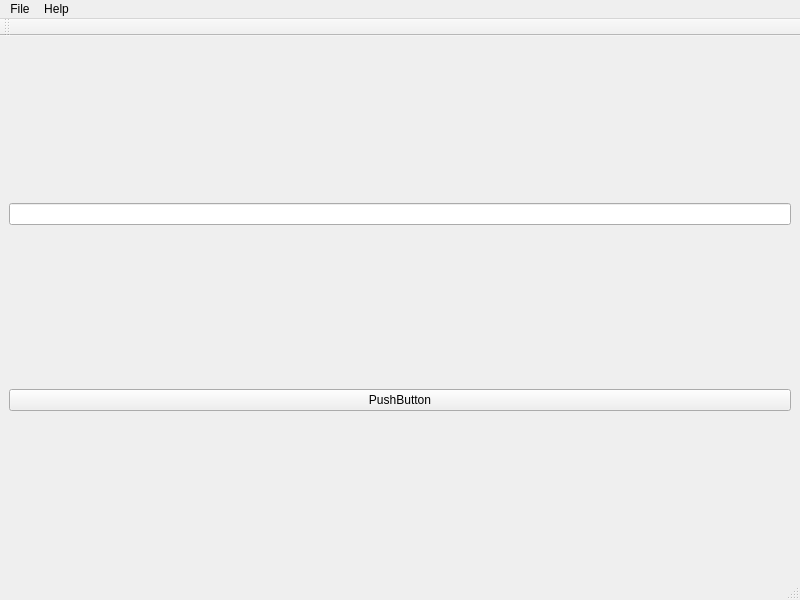
<?xml version="1.0" encoding="UTF-8"?>
<ui version="4.0">
 <class>Form</class>
 <widget class="QMainWindow" name="Form">
  <property name="geometry">
   <rect>
    <x>0</x>
    <y>0</y>
    <width>800</width>
    <height>600</height>
   </rect>
  </property>
  <property name="windowTitle">
   <string>Criminisi Inpainting</string>
  </property>
  <widget class="QWidget" name="centralwidget">
   <layout class="QGridLayout" name="gridLayout">
    <item row="0" column="0">
     <widget class="QLineEdit" name="lineEdit"/>
    </item>
    <item row="1" column="0">
     <widget class="QPushButton" name="pushButton">
      <property name="text">
       <string>PushButton</string>
      </property>
     </widget>
    </item>
   </layout>
  </widget>
  <widget class="QMenuBar" name="menubar">
   <property name="geometry">
    <rect>
     <x>0</x>
     <y>0</y>
     <width>800</width>
     <height>25</height>
    </rect>
   </property>
   <widget class="QMenu" name="menuLeft_Pane">
    <property name="title">
     <string>File</string>
    </property>
    <addaction name="actionOpenImage"/>
    <addaction name="actionOpenMask"/>
    <addaction name="actionFlipImage"/>
    <addaction name="actionSaveResult"/>
    <addaction name="actionQuit"/>
   </widget>
   <widget class="QMenu" name="menuHelp">
    <property name="title">
     <string>Help</string>
    </property>
    <addaction name="actionHelp"/>
   </widget>
   <addaction name="menuLeft_Pane"/>
   <addaction name="menuHelp"/>
  </widget>
  <widget class="QStatusBar" name="statusbar"/>
  <widget class="QToolBar" name="toolBar">
   <property name="windowTitle">
    <string>toolBar</string>
   </property>
   <attribute name="toolBarArea">
    <enum>TopToolBarArea</enum>
   </attribute>
   <attribute name="toolBarBreak">
    <bool>false</bool>
   </attribute>
  </widget>
  <action name="actionOpenImage">
   <property name="text">
    <string>Open Image</string>
   </property>
  </action>
  <action name="actionSavePointsLeft">
   <property name="text">
    <string>Save Points</string>
   </property>
  </action>
  <action name="actionSavePointsRight">
   <property name="text">
    <string>Save Points</string>
   </property>
  </action>
  <action name="actionOpenImageRight">
   <property name="text">
    <string>Open Image</string>
   </property>
  </action>
  <action name="actionLoadPointsLeft">
   <property name="text">
    <string>Load Points</string>
   </property>
  </action>
  <action name="actionLoadPointsRight">
   <property name="text">
    <string>Load Points</string>
   </property>
  </action>
  <action name="actionHelp">
   <property name="text">
    <string>Help</string>
   </property>
  </action>
  <action name="actionQuit">
   <property name="text">
    <string>Quit</string>
   </property>
  </action>
  <action name="actionOpenPointCloudLeft">
   <property name="text">
    <string>Open PointCloud</string>
   </property>
  </action>
  <action name="actionOpenPointCloudRight">
   <property name="text">
    <string>Open PointCloud</string>
   </property>
  </action>
  <action name="actionFlipImage">
   <property name="text">
    <string>Flip Image</string>
   </property>
  </action>
  <action name="actionFlipRightImage">
   <property name="text">
    <string>Flip Right Image</string>
   </property>
  </action>
  <action name="actionSaveResult">
   <property name="text">
    <string>Save Result</string>
   </property>
  </action>
  <action name="actionOpenMask">
   <property name="text">
    <string>Open Mask</string>
   </property>
  </action>
 </widget>
 <resources/>
 <connections/>
</ui>
